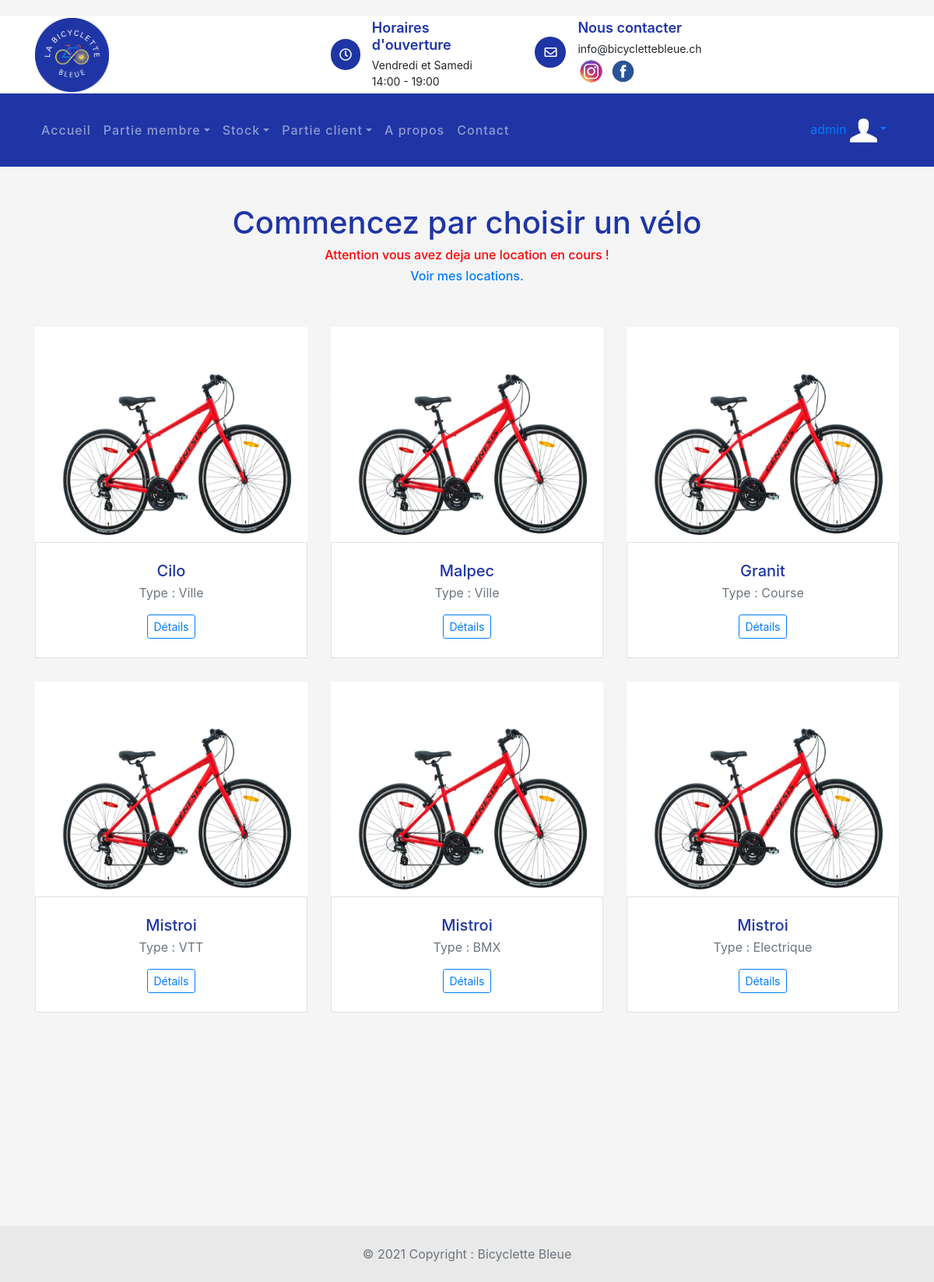
Screenshot of /location/nouvelleLocationClient/ (signed in) with the database file from the repository.
### reparation/models.py (models this page shows)
class AuthUser(models.Model):
    password = models.CharField(max_length=128)
    last_login = models.DateTimeField(blank=True, null=True)
    is_superuser = models.BooleanField()
    username = models.CharField(unique=True, max_length=150)
    last_name = models.CharField(max_length=150)
    email = models.CharField(max_length=254)
    is_staff = models.BooleanField()
    is_active = models.BooleanField()
    date_joined = models.DateTimeField()
    first_name = models.CharField(max_length=150)
    class Meta:
        managed = False
        db_table = 'auth_user'

### statistique/models.py (models this page shows, shortened)
class Velo(models.Model):
    vel_id = models.AutoField(db_column='VEL_ID', primary_key = True)  # Field name made lowercase.
    vel_num_cadre = models.IntegerField(db_column='VEL_NUM_CADRE', blank=True, null=True)  # Field name made lowercase.
    vel_nom = models.TextField(db_column='VEL_NOM', blank=True, null=True)  # Field name made lowercase.
    vel_marque = models.TextField(db_column='VEL_MARQUE', blank=True, null=True)  # Field name made lowercase.
    vel_couleur = models.TextField(db_column='VEL_COULEUR', blank=True, null=True)  # Field name made lowercase.
    vel_type = models.TextField(db_column='VEL_TYPE', blank=True, null=True)  # Field name made lowercase.
    vel_photo = models.TextField(db_column='VEL_PHOTO', blank=True, null=True)  # Field name made lowercase.
    vel_statut = models.TextField(db_column='VEL_STATUT', blank=True, null=True)  # Field name made lowercase.
    vel_etat = models.TextField(db_column='VEL_ETAT', blank=True, null=True)  # Field name made lowercase.
    vel_remarque = models.TextField(db_column='VEL_REMARQUE', blank=True, null=True)  # Field name made lowercase.
    class Meta:
        managed = False
        db_table = 'Velo'

### location/views.py (the view)
# urls.py: path('nouvelleLocationClient/', views.choixVeloClient, name='choixVeloClient'),
@login_required(login_url='/compte/login')
def choixVeloClient(request):
    veloDispo = []
    velos_objets = Velo.objects.all()
    messageAttention = ""
    locationAll = Location_Velo.objects.all()
    nbEnCours = 0
    for loc in locationAll:
        if request.user.id == loc.lv_loc_id.loc_client.cli_id:
            if loc.lv_loc_id.loc_statut == "En cours":
                nbEnCours += 1
    if nbEnCours == 1:
        messageAttention = "Attention vous avez deja une location en cours !"
    elif nbEnCours > 0:
        messageAttention = "Attention vous avez deja " + str(nbEnCours) + " location en cours !"
    for velo in velos_objets:
        if velo.vel_statut == "Libre":
            veloDispo.append(velo)
    context = {
        'velosObjets': velos_objets,
        'veloDispo' : veloDispo,
        'messageAttention' : messageAttention
    }
    return render(request, 'location/choixVeloClient.html', context)

### location/templates/location/choixVeloClient.html (shortened to what this page needs)
{% extends 'template_base.html' %}
{% load static %}
{% block contenu %}
<link href="https://stackpath.bootstrapcdn.com/bootstrap/4.4.1/css/bootstrap.min.css" rel="stylesheet">
<link href="https://cdnjs.cloudflare.com/ajax/libs/font-awesome/5.10.0/css/all.min.css" rel="stylesheet">
<link href="{% static 'lib/flaticon/font/flaticon.css' %}" rel="stylesheet">
<link href="{% static 'lib/animate/animate.min.css' %}" rel="stylesheet">
<link href="{% static 'lib/owlcarousel/assets/owl.carousel.min.css' %}" rel="stylesheet">
<br>
<br>
<h1 class="titre" style="text-align: center; color: #1F35A5" >Commencez par choisir un vélo</h1>
<h6 style="text-align: center; color: red"> {{messageAttention}}</h6>
{% if messageAttention != "" %}
    <h6 style="text-align: center; color: red"><a href="{% url 'location:locationClient'  request.user.id %}">Voir mes locations.</a></h6>
{% endif %}
<br>
<br>
<div class="container pb-5 mb-sm-1">
    <div class="row">
        {% for velo in veloDispo %}
        <div class="col-md-4 col-sm-6">
            <div class="card border-0 mb-grid-gutter">
                <img src="{% static 'img/velo/velo1.png' %}" alt="Clothing" style="width: 350px; height: 280px">
                <div class="card-body border mt-n1 py-4 text-center">
                    <h2 class="h5 mb-1" style="color: #1F35A5">{{velo.vel_marque}}</h2><span class="d-block mb-3 font-size-xs text-muted"> Type : {{velo.vel_type}}</span>
                    <a class="btn btn-pill btn-outline-primary btn-sm" href="{% url 'stock_velos:indexDetailsVelo' velo.vel_id%}" >Détails</a>
                </div>
            </div>
        </div>
        {% endfor %}
    </div>
</div>
{% endblock contenu %}

### templates/template_base.html (shortened to what this page needs)
{% load static %}
<!DOCTYPE html>
<html lang="en">
    <head>
        <link rel="stylesheet" type="text/css" href="{% static 'css/bootstrap.min.css' %}">
        <link href="https://cdnjs.cloudflare.com/ajax/libs/font-awesome/5.10.0/css/all.min.css" rel="stylesheet">
        <link rel="stylesheet" type="text/css" href="{% static 'css/style.css' %}">
    </head>
    <body>
        <div class="top-bar">
            <div class="container">
                <div class="row align-items-center">
                    <div class="col-lg-4 col-md-12">
                        <div class="logo">
                            <a href="{% url 'accueil:index' %}">
                                <img src="{% static 'img/logo.png' %}" alt="Image">
                            </a>
                        </div>
                    </div>
                    <div class="col-lg-8 col-md-7 d-none d-lg-block">
                        <div class="row">
                            <div class="col-4">
                                <div class="top-bar-item">
                                    <div class="top-bar-icon">
                                        <i class="far fa-clock"></i>
                                    </div>
                                    <div class="top-bar-text">
                                        <h3>Horaires d'ouverture</h3>
                                        <p>Vendredi et Samedi</p>
                                        <p>14:00 - 19:00</p>
                                    </div>
                                </div>
                            </div>
                            <div class="col-4">
                                <div class="top-bar-item">
                                    <div class="top-bar-icon">
                                        <i class="far fa-envelope"></i>
                                    </div>
                                    <div class="top-bar-text">
                                        <h3>Nous contacter</h3>
                                        <p>info@bicyclettebleue.ch</p>
                                        <a href="https://www.instagram.com/bicyclette_bleue/"><img src="{% static 'img/instagram.png' %}" alt="Image" style="width: 35px; height: 35px"></a>
                                        <a href="https://www.facebook.com/bicyclettebleuegeneve/"><img src="{% static 'img/facebook.png' %}" alt="Image" style="width: 37px; height: 37px"></a>
                                    </div>
                                </div>
                            </div>
                        </div>
                    </div>
                </div>
            </div>
        </div>
        <div class="nav-bar">
            <div class="container">
                <nav class="navbar navbar-expand-lg bg-dark navbar-dark">
                    <div class="collapse navbar-collapse justify-content-between" id="navbarCollapse">
                        <div class="navbar-nav mr-auto">
                            <a href="{% url 'accueil:index' %}" class="nav-item nav-link">Accueil</a>
                            {% if user.is_authenticated and not user.is_superuser%}
                            <div class="nav-item dropdown">
                                <a href="#" class="nav-link dropdown-toggle" data-toggle="dropdown">Partie client</a>
                                <div class="dropdown-menu">
                                    <a href="{% url 'location:locationClient' request.user.id %}" class="dropdown-item">Mes locations</a>
                                    <a href="{% url 'location:choixVeloClient' %}" class="dropdown-item">Reserver un vélo</a>
                                    <a href="{% url 'compte:monCompte' %}" class="dropdown-item">Mon compte</a>
                                    <a href="{% url 'reparation:indexReparations' %}" class="dropdown-item">Mes réparations</a>
                                </div>
                            </div>
                            {% elif user.is_superuser %}
                            <div class="nav-item dropdown">
                                <a href="#" class="nav-link dropdown-toggle" data-toggle="dropdown">Partie membre</a>
                            </div>
                            <div class="nav-item dropdown">
                                <a href="#" class="nav-link dropdown-toggle" data-toggle="dropdown">Stock</a>
                            </div>
                            <div class="nav-item dropdown">
                                <a href="#" class="nav-link dropdown-toggle" data-toggle="dropdown">Partie client</a>
                            </div>
                            {% endif %}
                            <a href="{% url 'accueil:a_propos' %}" class="nav-item nav-link">A propos</a>
                            <a href="{% url 'accueil:contact' %}" class="nav-item nav-link">Contact</a>
                        </div>
                            <div class="nav-item dropdown">
                            {% if user.is_authenticated %}
                                <a href="#" class="nav-link dropdown-toggle" data-toggle="dropdown"> <span>{{request.user}}</span> <img src="{% static 'img/monCompte2.png' %}" alt="Image" style="width: 35px; height: 35px"></a>
                            {% else %}
                                <a class="btn btn-custom" href="{% url 'compte:login' %}">Se connecter</a>
                                <a class="btn btn-custom" href="{% url 'compte:inscription' %}">S'inscrire</a>
                            {% endif %}
                            </div>
                    </div>
                </nav>
            </div>
        </div>
{% block contenu %}{% endblock %}
<br><br><br><br><br><br><br><br>
<foot class="text-center text-lg-start bg-light text-muted">
  <div class="text-center p-4" style="background-color: rgba(0, 0, 0, 0.05);">
    © 2021 Copyright :
    <a class="text-reset fw-bold">Bicyclette Bleue</a>
  </div>
</foot>
    </body>
</html>

### accueil/static/css/style.css (style rules this page uses)
.titre { color: black; }
body { color: #444444; font-weight: 400; background: #ffffff; font-family: 'Barlow', sans-serif; }
h1, h2, h3, h4, h5, h6 { color: #1F35A5; }
a { color: #1F35A5; transition: .3s; }
.top-bar { position: relative; height: 100px; display: flex; align-items: center; background: #ffffff; }
.top-bar .logo { text-align: left; overflow: hidden; }
.top-bar .logo img { max-width: 100%; max-height: 95px; }
.top-bar .top-bar-item { display: flex; align-items: center; justify-content: flex-end; }
.top-bar .top-bar-icon { width: 40px; height: 40px; display: flex; align-items: center; justify-content: center; background: #1F35A5; border-radius: 40px; }
.top-bar .top-bar-icon i { margin: 0; color: #ffffff; font-size: 16px; }
.top-bar .top-bar-text { padding-left: 15px; }
.top-bar .top-bar-text h3 { margin: 0 0 5px 0; font-size: 18px; font-weight: 600; }
.top-bar .top-bar-text p { margin: 0; font-size: 14px; font-weight: 400; }
.nav-bar { position: relative; background: #1F35A5; }
.nav-bar .navbar { padding: 20px 0; background: #1F35A5 !important; transition: .3s; }
.navbar-dark .navbar-nav .nav-link, .navbar-dark .navbar-nav .nav-link:focus, .navbar-dark .navbar-nav .nav-link:hover, .navbar-dark .navbar-nav .nav-link.active { color: #ffffff; padding: 15px; font-weight: 500; letter-spacing: 1px; }

### location/templates/location/choixVeloClient.html (style rules this page uses)
body { background:#f5f5f5; margin-top:20px; }
.mb-grid-gutter { margin-bottom: 30px !important; }

### rows the page displays
Velo: vel_marque "Cilo", vel_type "Ville"
Velo: vel_marque "Malpec", vel_type "Ville"
Velo: vel_marque "Granit", vel_type "Course"
Velo: vel_marque "Mistroi", vel_type "VTT"
Velo: vel_marque "Mistroi", vel_type "BMX"
Velo: vel_marque "Mistroi", vel_type "Electrique"

### other values shown
{{ request.user }} "admin"
{{ messageAttention }} "Attention vous avez deja une location en cours !"
